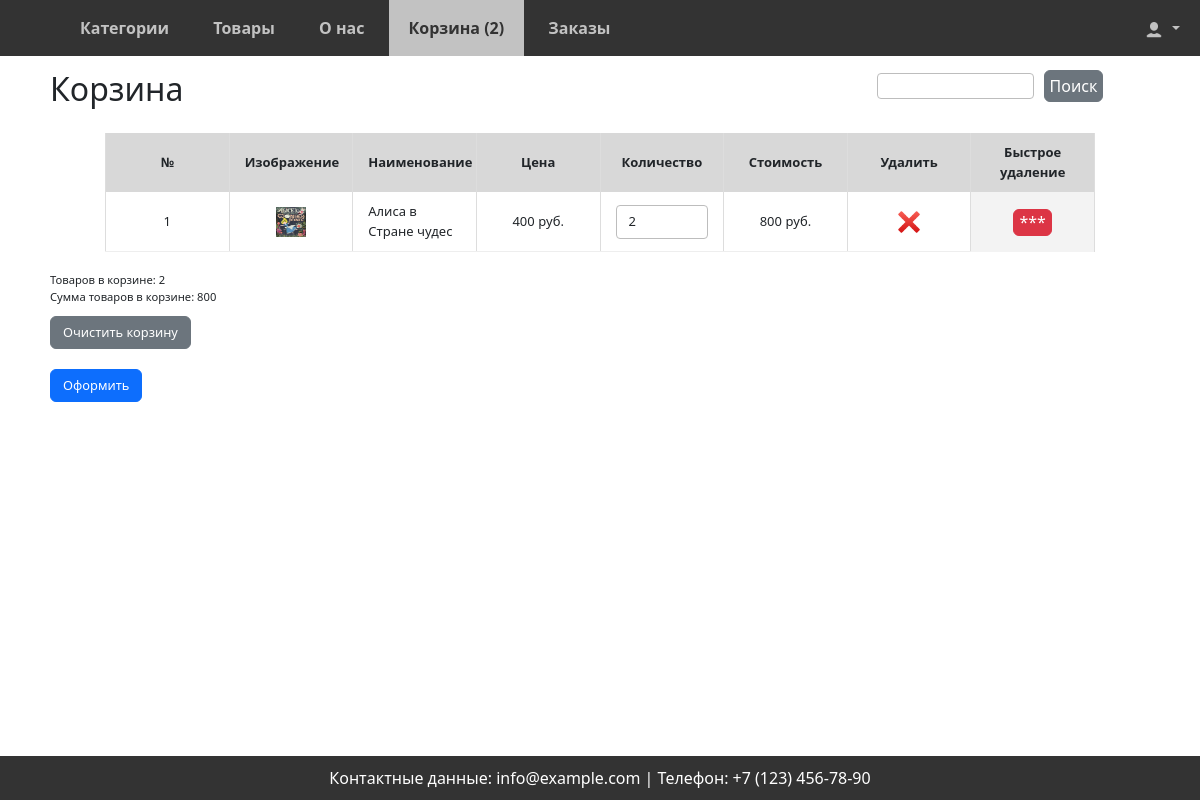
/cart/detail/ (signed in), run on the app's committed database.
### shop/models.py (models this page shows, shortened)
class Product(models.Model):
    category = models.ForeignKey(Category,
                                 related_name='products',
                                 on_delete=models.CASCADE)
    author = models.CharField(max_length=75, verbose_name='Автор')
    name = models.CharField(max_length=200,
                            verbose_name='Название')
    description = models.TextField(blank=True)
    slug = models.SlugField(max_length=200)
    image = models.ImageField(upload_to='products/%Y/%m/%d',
                              blank=True)
    price = models.DecimalField(max_digits=10,
                                decimal_places=2)
    available = models.BooleanField(default=True)
    created = models.DateTimeField(auto_now_add=True)
    updated = models.DateTimeField(auto_now=True)
    class Meta:
        ordering = ['name']
        indexes = [
            models.Index(fields=['id', 'slug']),
            models.Index(fields=['name']),
            models.Index(fields=['-created']),
        ]
        verbose_name = 'Товар'
        verbose_name_plural = 'Товары'

### cart/views.py (the view)
# urls.py: path('detail/', cart_detail, name='cart_detail'),
def cart_detail(request):
    context = {
        'current_page': 'cart:cart_detail',
    }
    return render(request, template_name='cart/cart_detail.html', context=context)

### orders/forms.py
class QuickOrderForm(forms.Form):
    name = forms.CharField(max_length=50, label="Имя")
    last_name = forms.CharField(max_length=50, label="Фамилия")
    email = forms.EmailField(label="Эл.почта")
    phone = forms.CharField(max_length=50, label="Телефон")
    payment = forms.ChoiceField(choices=PAYMENT_CHOICES, label='Способ оплаты')
    delivery = forms.ChoiceField(choices=DELIVERY_CHOICES, label='Способ Доставки')

### cart/context_processors.py (called while the page is built)
def cart(request):
    if request.user.id:
        return {'cart': ProductCartUser(request)}
    return {'cart': Cart(request)}

### cart/views.py (called while the page is built)
    def __iter__(self):
        product_ids = self.cart.keys()
        products = Product.objects.filter(id__in=product_ids)
        cart = self.cart.copy()
        for product in products:
            cart[str(product.id)]['product'] = product
        for item in cart.values():
            item['price'] = Decimal(item['price'])
            item['total_price'] = item['price'] * item['quantity']
            yield item

    def get_total_price(self):
        return sum(Decimal(item['price']) * item['quantity'] for item in self.cart.values())

    def __len__(self):
        return sum(item['quantity'] for item in self.cart.values())

### orders/context_processors.py (called while the page is built)
def quick_order_form(request):
    return {'quick_order_form': QuickOrderForm()}

### cart/templates/cart/cart_detail.html (shortened to what this page needs)
{% extends 'base.html' %}
{% load static%}
{% block content %}
{% if cart|length != 0%}
<h2 class="cart-h2">Корзина</h2>
<div class="cart-detail">
<table>
    <thead>
    <tr >
        <th class="delete">№</th>
        <th class="delete">Изображение</th>
        <th>Наименование</th>
        <th>Цена</th>
        <th>Количество</th>
        <th>Стоимость</th>
        <th>Удалить</th>
        <th class="delete cross-del">Быстрое удаление</th>
    </tr>
    </thead>
    <tbody>
    {% for item in cart %}
    {% with product=item.product %}
    <tr>
        <td style="text-align: center;" class="delete">
            {{ forloop.counter }}
        </td>
        <td style="text-align: center;" class="delete">
            {% if product.image %}
            <img
            src="{{ product.image.url }}"
            alt="{{ product.name }}"
            style="width: 30px; height: 30px;">
             {% else %}
            <img
            src="{% static 'img/no_image.png' %}"
            class="card-img-top"
            alt="{{ product.name }}"
            style="width: 30px; height: 30px;">
            {% endif %}
        </td>
        <td>
            {{ product.name }}
        </td>
        <td style="text-align: center;">
            <span id="productPrice">{{ product.price|floatformat:0 }}</span> руб.
        </td>
        <td style="text-align: center;">
            <input style="width: 100%;" id="prod_quantity" name="prod_quantity" type="number" min="1" max="100000" value="{{ item.quantity }}">
        </td>
        <td style="text-align: center;">
            <span id="itemPrice">{{ item.total_price|floatformat:0 }}</span>  руб.
        </td>
        <td style="text-align: center;">
           <a href="{% url 'cart:remove_product' product.id %}"><img style="width: 30px;" src="{% static 'img/cross.png' %}"></a>
        </td>
        <td style="text-align: center;" class="delete cross-del"><button class="removeFetch btn btn-danger" style="padding: 0.5px 5px; margin-top: 0;">***</button></td>
    </tr>
    {% endwith %}
    {% endfor %}
    </tbody>
</table>
    </div>
<div class="card-price">
    <div style="flex-direction: column;">
    <div>Товаров в корзине: <span id="cartLength">{{ cart|length }}</span></div>
    <div>Сумма товаров в корзине: <span id="totalPriceCart">{{ cart.get_total_price|floatformat:0 }}</span></div>
     <a href="{% url 'cart:remove_cart' %}" class="btn btn-secondary cart-btn">Очистить корзину</a>
     </div>
    <div style="padding-top: 10px">
    {% if not request.user.id %}
        <a href="#" class="btn btn-primary cart-btn" id="newOrder">Оформить заказ</a>
    {% else %}
        <a href="{% url 'new_order' %}" class="btn btn-primary cart-btn" id="newOrderUser">Оформить</a>
    {% endif %}
        </div>
</div>
{% else %}
<p class="cart-empty">
    Корзина пуста😭
</p>
{% endif %}
{% endblock content %}

### static/css/styles.css (style rules this page uses)
* { box-sizing: border-box; margin: 0; padding: 0; }
body { font-family: Arial, sans-serif; background-color: #e2e1e1; min-height: 100%; margin-top: 50px; }
.btn { display: inline-block; margin-top: 10px; padding: 10px 15px; background-color: #28a745; color: white; text-decoration: none; }
input { display: block; width: 50%; height: fit-content; padding: 0.375rem 0.75rem; font-family: inherit; font-size: 1rem; font-weight: 400; line-height: 1.5; color: #212529; background-color: #fff; background-clip: padding-box; border: 1px solid #bdbdbd; border-radius: 0.25rem; transition: border-color 0.15s ease-in-out, box-shadow 0.15s ease-in-out; -webkit-appearance: none; -moz-appearance: none; appearance: none; }
.cart-detail table td { padding-bottom: 5px; }
.cart-detail { width: 90%; margin: 0 auto; max-height: 300px; overflow-x: auto; overflow-y: auto; margin-top: 25px; margin-bottom: 20px; }
.cart-detail table { width:100%; table-layout: fixed; border: none; min-width: 420px; }
.cart-detail thead th { font-weight: bold; text-align: center; border: none; padding: 10px 15px; background: #d8d8d8; font-size: 13px; border-left: 1px solid #ddd; border-right: 1px solid #ddd; }
.cart-detail tbody td { text-align: left; border-left: 1px solid #ddd; border-right: 1px solid #ddd; padding: 10px 15px; font-size: 13px; vertical-align: center; border-bottom: 1px solid #eee; }
.cross-del { background: #f3f3f3; border-bottom: 0 solid #fff !important; }
.card-price div { font-size: .7rem !important; }
.cart-btn { font-size: .8rem !important; }
.card-price { width: 90%; text-align: justify; margin: 40px auto; display: flex; justify-content: space-between; }
.cross-del { border-left: 0 solid #ddd !important; border-right: 0 solid #ddd !important; padding-left: 20px !important; background-color: white !important; }
@media screen and (max-width: 1250px) { .cart-detail thead th { font-size: 10px; } }
@media screen and (max-width: 1250px) { .cart-detail tbody td { font-size: 10px; } }

### data on the page
Product: product.image (picture), product.name "Алиса в Стране чудес", product.price "400", prod_quantity "2", total_price "800"

### other printed values
{{ cart|length }} "2"
{{ cart.get_total_price|floatformat:0 }} "800"
